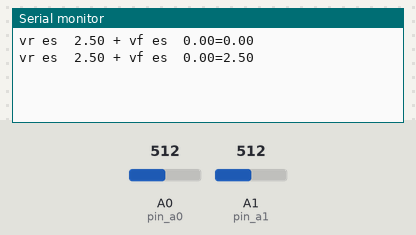
Bench run of a sketch on a simulated Arduino Uno, built with avr-gcc and run on an emulated ATmega328P. On the bench: the last lines printed to the serial monitor. Inputs (shaded band) come from the test bench; at power-on: A1 (pin_a1) = 512, A0 (pin_a0) = 512.

Above: at 1.8 s.
1.9 s: A1 (pin_a1) set to 716
At 2.8 s:
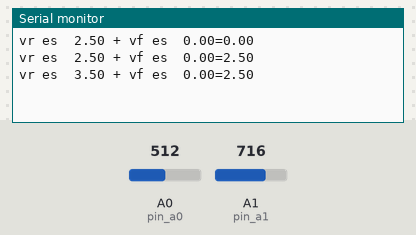
3.4 s: A1 (pin_a1) set to 900
At 4.4 s:
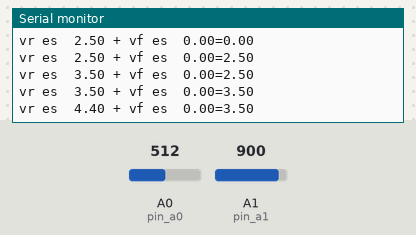
Timing chart, 0 to 6.4 s (numbered marks = the images above; inputs shaded):
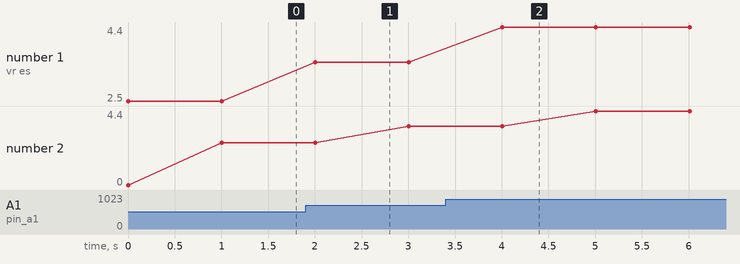

Measured:
- after the input at 1.9 s, the serial monitor: prints a new line after 0.10 s (image 1)
- after the input at 3.4 s, the serial monitor: prints a new line after 0.61 s (image 2)
- plotted number 1: 2.5 → 3.5 after the input at 1.9 s, 3.5 → 4.4 after the input at 3.4 s
- plotted number 2: 2.5 → 3.5 after the input at 1.9 s, 3.5 → 4.4 after the input at 3.4 s

The sketch:

analogRead_ejemplo2.ino
```cpp
int pin_a0 = A0;
int pin_a1 = A1;
float vr;
float vf;

int del = 1000;

void setup() {
  pinMode(pin_a0,INPUT);
  pinMode(pin_a1,INPUT);
  Serial.begin(9600); // inicializar el monitor serie

}

void loop() {
  /*vr = (5.*analogRead(pin_a0))/1023.;
  Serial.print("    vr = ");
  Serial.println(vr);
  delay(del);

  vr = (5.*analogRead(pin_a1))/1023.;
  Serial.print("    vf = ");
  Serial.println(vf);
  delay(del);*/
  float vtotal = vr + vf;

  vr = (5.*analogRead(pin_a0))/1023.;
  vr = (5.*analogRead(pin_a1))/1023.;
  Serial.print("vr es  ");
  Serial.print(vr );
  Serial.print(" + ");
  Serial.print("vf es  ");
  Serial.print( vf);
  Serial.print("=");
  Serial.println( vtotal);
  delay(del);


}
```
